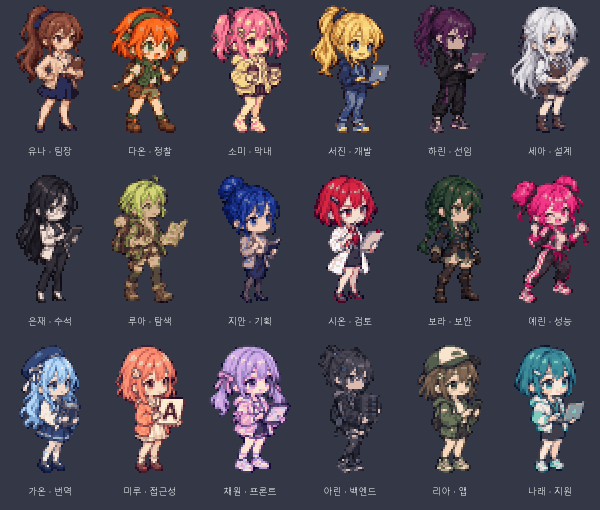
#> input picture art/contact-sheet.png, 1200 x 1020 px (shown at 1/2 size)
$ python snap.py sprite contact-sheet.png out.png
#> lines starting #> are read from the running program, lines starting #| are printed output that depends on the picture
"""Pixel-art snapping tool.

  python art/snap.py sprite <in> <out> --height 64 --colors 20
  python art/snap.py bg     <in> <out> --size 768x512
  python art/snap.py shell  <in> <out> --size 1024x512
  python art/snap.py sheet  <sheet.png> <outdir> [--rows N]
  python art/snap.py obj    <piece.png> <out> (--width W | --height H) [--colors 24]

sprite: crop transparent margins, box-average downscale, limit colors, alpha 0/255.
bg:     LANCZOS downscale, no color limit.
shell:  LANCZOS downscale of an empty-room shell (same as bg; scene pipeline name).
sheet:  key out the magenta background, trim the fringe, split a sprite sheet into
        outdir/piece-<k>.png (left to right, top to bottom) + outdir/pieces.json.
obj:    premultiplied BOX downscale of one piece to a target width/height, alpha 0/255,
        per-object palette reduction.
Paths are resolved to absolute from the arguments (never relies on CWD for output).
"""
import argparse
import json
import os
import sys

import numpy as np
from PIL import Image, ImageFilter


def snap_sprite(src, dst, height, colors):
#> called with src = 'art/contact-sheet.png', dst = 'art/out.png', height = 64, colors = 20
    im = Image.open(src).convert("RGBA")
#> im is the input picture: PIL image 1200x1020 RGBA; mean R, G, B, A 75.5, 69.8, 80.6, 255
    bbox = im.getchannel("A").point(lambda a: 255 if a > 8 else 0).getbbox()
#> bbox = (0, 0, 1200, 1020)
    if bbox:
        im = im.crop(bbox)
    width = max(1, round(im.width * height / im.height))
#> width = 75
    im = im.resize((width, height), Image.BOX)
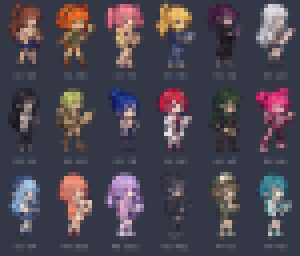
#> im: PIL image 75x64 RGBA (shown 4 times larger); mean R, G, B, A 75.6, 69.9, 80.7, 255
    alpha = im.getchannel("A").point(lambda a: 255 if a >= 128 else 0)
#> alpha: PIL image 75x64 L; every value is 255
    rgb = im.convert("RGB").quantize(colors=colors, method=Image.MEDIANCUT, dither=Image.NONE).convert("RGB")
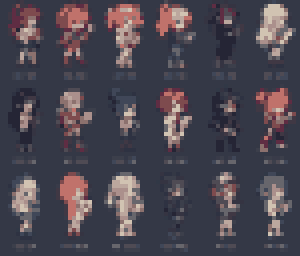
#> rgb: PIL image 75x64 RGB (shown 4 times larger); mean R, G, B 74.8, 70, 80.6
    out = rgb.convert("RGBA")
    out.putalpha(alpha)
    os.makedirs(os.path.dirname(dst), exist_ok=True)
    out.save(dst)
    return out.size


# [83 lines left out: functions snap_bg, key_magenta, runs, split_sheet, snap_obj, not called in this run]


def main():
    ap = argparse.ArgumentParser()
    ap.add_argument("mode", choices=["sprite", "bg", "shell", "sheet", "obj"])
    ap.add_argument("src")
    ap.add_argument("dst")
    ap.add_argument("--height", type=int, default=None)
    ap.add_argument("--colors", type=int, default=None)
    ap.add_argument("--size", default="768x512")
    ap.add_argument("--width", type=int)
    ap.add_argument("--rows", type=int, default=0)
    a = ap.parse_args()
    src, dst = os.path.abspath(a.src), os.path.abspath(a.dst)
    if a.mode == "sheet":
        print("sheet", [p["bbox"] for p in split_sheet(src, dst, a.rows)])
    elif a.mode == "obj":
        if not (a.width or a.height):
            raise SystemExit("obj: give --width or --height")
        size, f = snap_obj(src, dst, a.width, None if a.width else a.height, a.colors or 24)
        print("obj", size, "scale %.3f" % f)
    elif a.mode == "sprite":
        print("sprite", snap_sprite(src, dst, a.height or 64, a.colors or 20))
    else:  # bg, shell
        w, h = (int(v) for v in a.size.lower().split("x"))
        print(a.mode, snap_bg(src, dst, (w, h)))


if __name__ == "__main__":
    sys.exit(main())
#> (the program exits here)
